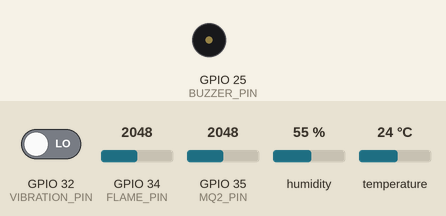
Simulated run of this sketch. Board: ESP32. On the bench: buzzer (waves = sounding, pin HIGH). The inputs (shaded band) are chosen by the test bench; at power-on: GPIO 35 (MQ2_PIN) = 2048, GPIO 34 (FLAME_PIN) = 2048, GPIO 32 (VIBRATION_PIN) LOW, humidity 55 %, temperature 24 °C. WiFi joins after 1.5 s; servers stay silent unless stated; what the sketch prints to the serial monitor is not drawn.

Above: at 3.0 s.
3.1 s: GPIO 35 (MQ2_PIN) set to 969
8.3 s: GPIO 35 (MQ2_PIN) set to 870
At 9.05 s:
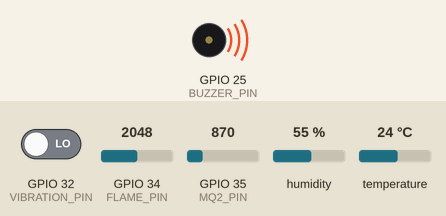
15.3 s: GPIO 34 (FLAME_PIN) set to 320
16.8 s: GPIO 34 (FLAME_PIN) set to 271
21.3 s: GPIO 32 (VIBRATION_PIN) driven HIGH
At 22.06 s:
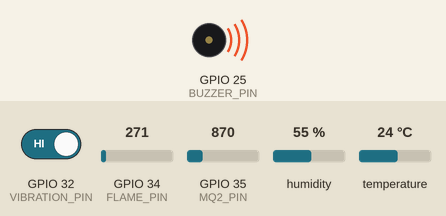
Timing chart, 0 to 25.8 s (numbered marks = the images above; inputs shaded):
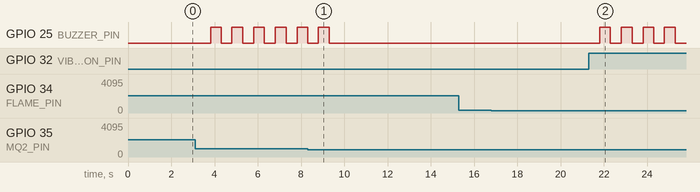

The sketch:

Mine_Monitoring_ESP32.ino
```cpp
// Mine Monitoring System using ESP32 and Blynk with Buzzer for alerts
// Uses DHT22, Flame Sensor, MQ2 Gas Sensor, Vibration Sensor, and Buzzer

// Define Blynk template credentials from the image
#define BLYNK_TEMPLATE_ID "TMPL3DGTm3uaO"
#define BLYNK_TEMPLATE_NAME "mine monitor system"
#define BLYNK_AUTH_TOKEN "WuX87fztvwOFI11dUk6phsnsIah4-JDU"

// Define the Blynk debug output level
#define BLYNK_PRINT Serial


// Define pins for sensors
#define DHTPIN 4          // DHT22 data pin
#define DHTTYPE DHT22     // DHT sensor type
#define FLAME_PIN 34      // Flame sensor analog pin
#define MQ2_PIN 35        // MQ2 Gas sensor analog pin
#define VIBRATION_PIN 32  // Vibration sensor digital pin
#define BUZZER_PIN 25     // Buzzer pin

// Define threshold values for alerts
#define TEMP_THRESHOLD 40.0      // Temperature threshold in Celsius
#define HUMIDITY_THRESHOLD 85.0  // Humidity threshold in percentage
#define GAS_THRESHOLD 700        // MQ2 gas threshold value
#define FLAME_THRESHOLD 300      // Flame sensor threshold (lower value means flame detected)

// Define severe threshold values for buzzer activation
#define SEVERE_TEMP_THRESHOLD 45.0      // Severe temperature threshold
#define SEVERE_GAS_THRESHOLD 900        // Severe gas threshold
#define SEVERE_FLAME_THRESHOLD 100      // Severe flame threshold (lower = more intense)


// Include required libraries
#include <WiFi.h>
#include <WiFiClient.h>
#include <BlynkSimpleEsp32.h>
#include <Adafruit_Sensor.h>
#include <DHT.h>

// WiFi credentials - replace with your network details
char ssid[] = "AURA";
char pass[] = "qwertyuiop";

// Initialize DHT sensor
DHT dht(DHTPIN, DHTTYPE);

// Variables to store sensor values
float temperature = 0;
float humidity = 0;
int gasValue = 0;
int flameValue = 0;
bool vibrationDetected = false;
bool buzzerActive = false;

// Timer for sending data to Blynk
BlynkTimer timer;

void setup() {
  // Initialize Serial Monitor
  Serial.begin(115200);
  Serial.println("Mine Monitoring System Starting...");

  // Initialize sensors
  pinMode(FLAME_PIN, INPUT);
  pinMode(MQ2_PIN, INPUT);
  pinMode(VIBRATION_PIN, INPUT);
  pinMode(BUZZER_PIN, OUTPUT);
  digitalWrite(BUZZER_PIN, LOW);  // Ensure buzzer is off on startup
  dht.begin();

  // Connect to WiFi
  Serial.print("Connecting to ");
  Serial.println(ssid);
  WiFi.begin(ssid, pass);

  while (WiFi.status() != WL_CONNECTED) {
    delay(500);
    Serial.print(".");
  }

  Serial.println();
  Serial.println("WiFi connected");
  Serial.print("IP address: ");
  Serial.println(WiFi.localIP());

  // Connect to Blynk
  Blynk.begin(BLYNK_AUTH_TOKEN, ssid, pass);

  // Setup a function to be called every 2 seconds
  timer.setInterval(2000L, sendSensorData);

  // Setup a function to handle buzzer alerts
  timer.setInterval(500L, buzzerControl);
}

void loop() {
  Blynk.run();
  timer.run();
}

// Function to read all sensors and send data to Blynk
void sendSensorData() {
  // Read temperature and humidity
  humidity = dht.readHumidity();
  temperature = dht.readTemperature();

  // Check if any reads failed
  if (isnan(humidity) || isnan(temperature)) {
    Serial.println("Failed to read from DHT sensor!");
    return;
  }

  // Read gas sensor
  gasValue = analogRead(MQ2_PIN);

  // Read flame sensor
  flameValue = analogRead(FLAME_PIN);

  // Read vibration sensor
  vibrationDetected = digitalRead(VIBRATION_PIN);

  // Print values to Serial Monitor
  Serial.println("Sensor Readings:");
  Serial.print("Temperature: ");
  Serial.print(temperature);
  Serial.println(" °C");

  Serial.print("Humidity: ");
  Serial.print(humidity);
  Serial.println(" %");

  Serial.print("Gas Value: ");
  Serial.println(gasValue);

  Serial.print("Flame Value: ");
  Serial.println(flameValue);

  Serial.print("Vibration: ");
  Serial.println(vibrationDetected ? "Detected" : "Not Detected");

  Serial.print("Buzzer: ");
  Serial.println(buzzerActive ? "ON" : "OFF");
  Serial.println();

  // Send data to Blynk virtual pins
  Blynk.virtualWrite(V0, temperature);
  Blynk.virtualWrite(V1, humidity);
  Blynk.virtualWrite(V2, gasValue);
  Blynk.virtualWrite(V3, flameValue);
  Blynk.virtualWrite(V4, vibrationDetected);
  Blynk.virtualWrite(V6, buzzerActive); // Send buzzer status to Blynk

  // Check for alert conditions
  checkAlerts();
}

// Function to check alert conditions and notify
void checkAlerts() {
  bool severeSituation = false;

  // Temperature alert
  if (temperature > TEMP_THRESHOLD) {
    Blynk.logEvent("temp_alert", String("High Temperature: ") + temperature + "°C");
    Serial.println("ALERT: High temperature detected!");

    // Check for severe condition
    if (temperature > SEVERE_TEMP_THRESHOLD) {
      severeSituation = true;
    }
  }

  // Humidity alert
  if (humidity > HUMIDITY_THRESHOLD) {
    Blynk.logEvent("humidity_alert", String("High Humidity: ") + humidity + "%");
    Serial.println("ALERT: High humidity detected!");
  }

  // Gas alert
  if (gasValue > GAS_THRESHOLD) {
    Blynk.logEvent("gas_alert", String("Gas Detected: ") + gasValue);
    Serial.println("ALERT: Gas detected!");

    // Check for severe condition
    if (gasValue > SEVERE_GAS_THRESHOLD) {
      severeSituation = true;
    }
  }

  // Flame alert
  if (flameValue < FLAME_THRESHOLD) {
    Blynk.logEvent("flame_alert", "Flame Detected!");
    Serial.println("ALERT: Flame detected!");

    // Check for severe condition
    if (flameValue < SEVERE_FLAME_THRESHOLD) {
      severeSituation = true;
    }
  }

  // Vibration alert - consider any vibration as potentially severe
  if (vibrationDetected) {
    Blynk.logEvent("vibration_alert", "Vibration Detected!");
    Serial.println("ALERT: Vibration detected!");
    severeSituation = true;
  }

  // Activate buzzer if situation is severe
  buzzerActive = severeSituation;

  // Send emergency alert for severe situations
  if (severeSituation && !buzzerActive) {
    // First time severe situation detected
    Blynk.logEvent("emergency_alert", "EMERGENCY: Critical conditions in mine!");
  }
}

// Function to control the buzzer
void buzzerControl() {
  static bool buzzerState = false;
  static unsigned long lastBuzzerToggle = 0;

  if (buzzerActive) {
    // Toggle buzzer state for alarm sound (beeping)
    unsigned long currentMillis = millis();
    if (currentMillis - lastBuzzerToggle > 300) {  // Toggle every 300ms for urgent beeping
      buzzerState = !buzzerState;
      digitalWrite(BUZZER_PIN, buzzerState);
      lastBuzzerToggle = currentMillis;
    }
  } else {
    // Make sure buzzer is off when not active
    digitalWrite(BUZZER_PIN, LOW);
    buzzerState = false;
  }
}

// Blynk functions for notifications and control
BLYNK_WRITE(V5) {
  // This function will be called when App button on V5 is pressed
  int buttonState = param.asInt();
  if (buttonState == 1) {
    // Reset alerts and turn off buzzer
    buzzerActive = false;
    digitalWrite(BUZZER_PIN, LOW);
    Serial.println("Alert reset requested - Buzzer deactivated");
    Blynk.virtualWrite(V6, buzzerActive); // Update buzzer status on Blynk
  }
}
```

Measured:
- the behaviour switches between 901 and 900 on GPIO 35 (MQ2_PIN) (found by bisection; images 0 and 1)
- after the input at 8.3 s, GPIO 25 (BUZZER_PIN): goes on until 9.3 s, then stays LOW
- after the input at 15.3 s, every drawn part: stays the same
- after the input at 16.8 s, every drawn part: stays the same
- after the input at 21.3 s, GPIO 25 (BUZZER_PIN): alternates HIGH for 0.49 s and LOW for 0.50 s, starting after 0.52 s
- by itself, GPIO 25 (BUZZER_PIN): alternates HIGH for 0.50 s and LOW for 0.51 s
